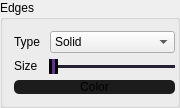
       <widget class="QGroupBox" name="edges_groupBox">
        <property name="sizePolicy">
         <sizepolicy hsizetype="Maximum" vsizetype="Maximum">
          <horstretch>0</horstretch>
          <verstretch>0</verstretch>
         </sizepolicy>
        </property>
        <property name="maximumSize">
         <size>
          <width>180</width>
          <height>120</height>
         </size>
        </property>
        <property name="title">
         <string>Edges</string>
        </property>
        <layout class="QVBoxLayout" name="verticalLayout_6">
         <property name="rightMargin">
          <number>2</number>
         </property>
         <item>
          <layout class="QHBoxLayout" name="edges_horizontalLayout">
           <item>
            <widget class="QLabel" name="type_edges_label">
             <property name="sizePolicy">
              <sizepolicy hsizetype="Maximum" vsizetype="Maximum">
               <horstretch>0</horstretch>
               <verstretch>0</verstretch>
              </sizepolicy>
             </property>
             <property name="minimumSize">
              <size>
               <width>30</width>
               <height>0</height>
              </size>
             </property>
             <property name="text">
              <string>Type</string>
             </property>
            </widget>
           </item>
           <item>
            <widget class="QComboBox" name="edges_type_comboBox">
             <item>
              <property name="text">
               <string>Solid</string>
              </property>
             </item>
             <item>
              <property name="text">
               <string>Dashed</string>
              </property>
             </item>
            </widget>
           </item>
          </layout>
         </item>
         <item>
          <layout class="QHBoxLayout" name="edges_size_horizontalLayout">
           <item>
            <widget class="QLabel" name="edges_size_label">
             <property name="sizePolicy">
              <sizepolicy hsizetype="Maximum" vsizetype="Maximum">
               <horstretch>0</horstretch>
               <verstretch>0</verstretch>
              </sizepolicy>
             </property>
             <property name="minimumSize">
              <size>
               <width>29</width>
               <height>0</height>
              </size>
             </property>
             <property name="text">
              <string>Size</string>
             </property>
            </widget>
           </item>
           <item>
            <widget class="QSlider" name="edges_size_slider">
             <property name="styleSheet">
              <string notr="true">QSlider::groove:horizontal {
    border:none;
    margin-top: 1px;
    margin-bottom: 1px;
    height: 1px;
}

QSlider::handle {
    background: rgb(97, 53, 131);
    border: 3px solid black;
    width: 3px;
    margin: -30px 0;
}

QSlider::sub-page {
    background: rgb(145, 65, 172);
}

QSlider::add-page {
    background: rgb(36, 31, 49);
}</string>
             </property>
             <property name="maximum">
              <number>10</number>
             </property>
             <property name="value">
              <number>0</number>
             </property>
             <property name="orientation">
              <enum>Qt::Horizontal</enum>
             </property>
            </widget>
           </item>
          </layout>
         </item>
         <item>
          <widget class="QPushButton" name="edges_color_button">
           <property name="sizePolicy">
            <sizepolicy hsizetype="Maximum" vsizetype="Maximum">
             <horstretch>0</horstretch>
             <verstretch>0</verstretch>
            </sizepolicy>
           </property>
           <property name="maximumSize">
            <size>
             <width>300</width>
             <height>50</height>
            </size>
           </property>
           <property name="styleSheet">
            <string notr="true">QPushButton {
	background-color: rgb(28, 28, 28);
	border-radius: 5px
}

QPushButton:pressed {
    background-color: rgb(129, 61, 156);
}


QPushButton:hover {
    background-color:   rgb(129, 61, 156);
}</string>
           </property>
           <property name="text">
            <string>Color</string>
           </property>
          </widget>
         </item>
        </layout>
       </widget>
